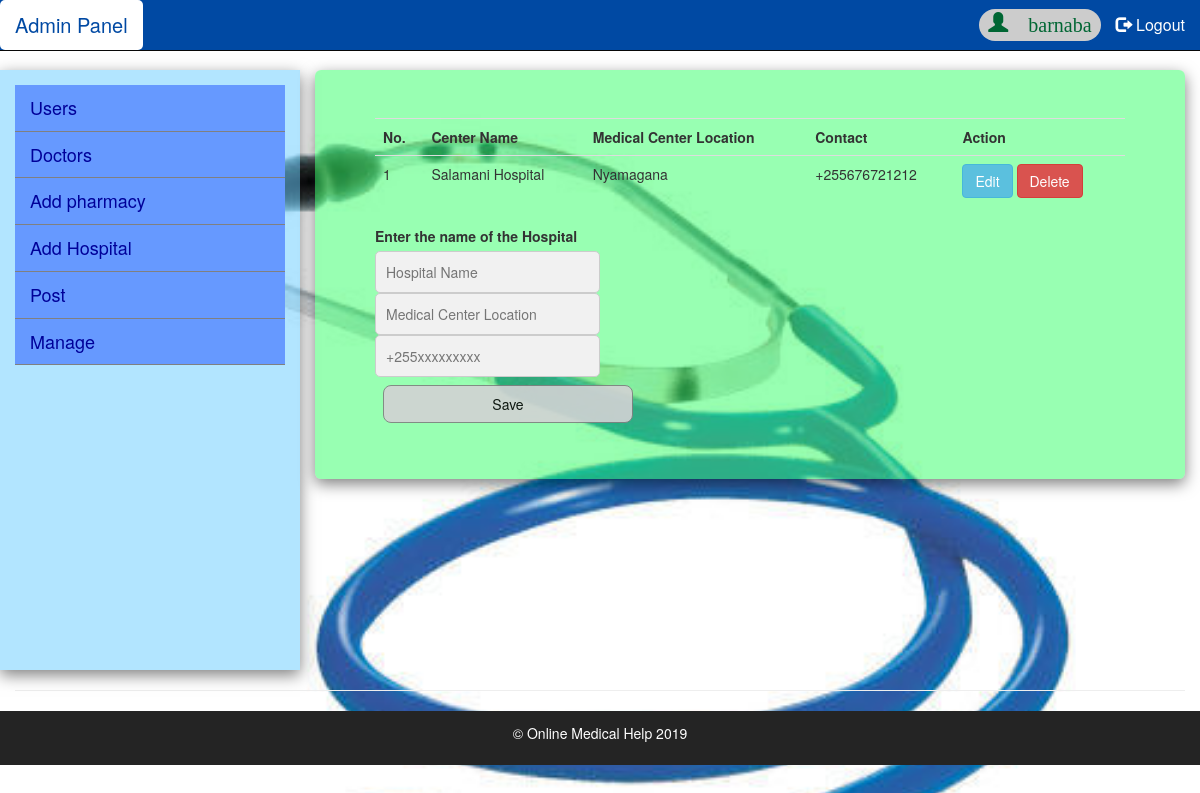
The app's page /Admin/addhospital.php (signed in) with its own data.
### tables this page shows
CREATE TABLE `medicalcenter` (
  `CenterID` int(100) NOT NULL,
  `CenterName` varchar(255) NOT NULL,
  `Location` varchar(30) NOT NULL,
  `Contact` varchar(30) NOT NULL
);

### Admin/addhospital.php (the view, shortened to what this page needs)
<?php
include_once('../phpfiles/loginconn.php');
    $sql = "SELECT * FROM medicalcenter";
    $records =mysqli_query($db, $sql);
    $hupdate=false;
  $hname='';
  $hlocation='';
  $hPnumber='';
?>
<!DOCTYPE html>
<html lang="en" class="allpage">
<head>
  <link rel="stylesheet" href="https://maxcdn.bootstrapcdn.com/bootstrap/3.4.0/css/bootstrap.min.css">
  <link  rel=" stylesheet" type="text/css" href="../css/layout.css" />
  <link  rel=" stylesheet" type="text/css" href="../css/addhospital.css" />
</head>
<body>
<div class="navbar navbar-fixed-top navbar-inverse" role="navigation">
    <div class="container-fluid">
        <div class="navbar-header">
            <a class="active navbar-brand" href="#">Admin Panel</a>
        </div>
        <div class="collapse navbar-collapse">
            <ul class="nav navbar-nav navbar-right">
               <li class="glyphicon glyphicon-user" style="margin-top: 8px; font-size: 20px; color: #006633; cursor: pointer; background-color: #ccc; padding: 9px; border-radius: 20px; padding-top: 3px; ">
                    <?php if (isset($_SESSION['loged'])) {
                        echo $_SESSION['loged'];
                      } ?>
               </li>
                <li><a href="logout.php"><span class="glyphicon glyphicon-log-out"></span> Logout</a></li>
            </ul>
        </div>
    </div>
</div>
<div class="container-fluid">
    <div class="row row-offcanvas row-offcanvas-left">
        <div class="col-xs-6 col-sm-3 sidebar-offcanvas" id="sidebar" role="navigation">
            <?php
                require '../menu/adminsidebar.php';
            ?>
        </div>
        <div class="col-xs-12 col-sm-9">
            <br>
            <div class="jumbotron">
                <table class="table">
                     <tr>
                        <th>No.</th>
                        <th>Center Name</th>
                        <th>Medical Center Location</th>
                        <th>Contact</th>
                        <th>Action</th>
                     </tr>
                    <?php
                    $SNo=1;
                    while ($row = mysqli_fetch_assoc($records)): ?>
                       <tr>
                           <td><?php echo $SNo; ?></td>
                           <td><?php echo $row['CenterName']; ?></td>
                           <td><?php echo $row['Location']; ?></td>
                           <td><?php echo $row['Contact']; ?></td>
                           <td>
                                <a href="addhospital.php?edit=<?php echo $row['CenterID']; ?>" class="btn btn-info">Edit</a>
                                <a href="addhospital.php?delete=<?php echo $row['CenterID']; ?>" class="btn btn-danger">Delete</a>
                           </td>
                       </tr>
                    <?php $SNo++; endwhile; ?>
                </table>
                <form action="" method="POST">
                    <div class="">
                        <label for="Hospital name">Enter the name of the Hospital</label></br>
                        <input type="text" placeholder="Hospital Name" value="<?php echo $hname;?>" name="addcenter" required></br>
                        <input type="text" placeholder="Medical Center Location" value="<?php echo $hlocation;?>" name="addLocation" required></br>
                        <input type="text" placeholder="+255xxxxxxxxx" value="<?php echo $hPnumber;?>" minlength="13" maxlength="13" name="addCont" required></br>
                    </div>
                    <div class="clearfix">
                      <?php if ($hupdate == true): ?>
                        <button type="submit" class="btn btn-primary col-xs-4 col-sm-4 " name="update">Update</button>
                      <?php else: ?>
                         <button type="submit" class="signupbtn col-xs-4 col-sm-4 " name="save">Save</button>
                      <?php endif; ?>
                    </div>
                </form>
            </div>
        </div>
    </div>
    <hr>
</div>
<footer >
         <p>© Online Medical Help 2019</p>
</footer>
</body>
</html>

### css/layout.css (style rules this page uses)
.navbar { background-color: #0049a3; margin-bottom: 0px; }
.navbar-inverse .navbar-brand { color: #fff; font-size: 20px; }
.navbar-right { font-size: 16px; }
.navbar-inverse .navbar-nav li a { color: #fff; }
body { padding-top: 50px; height: 100%; background-image: url("../image/image11.jpg"); background-size: cover; }
footer { text-align: center; background-color: #242424; color: #fff; width: 100%; padding: 12px 12px; margin-bottom: 0px; }
#sidebar { margin-top: 20px; font-size: 18px; padding:15px; height: 600px; background-color: rgba(102,204,255,.5); box-shadow: 0 5px 15px rgba(0,0,0,.5); }
.jumbotron { background-color: rgba(51,255,102,.5); box-shadow: 0 5px 15px rgba(0,0,0,.5); }

### css/addhospital.css (style rules this page uses)
* { box-sizing: border-box }
input[type=text], input[type=password] { width: 30%; padding: 10px; margin:0; display: inline; border: none; background: #f1f1f1; border: 1px solid #ccc; border-radius: 5px; }
button { background-color: #d2d2d4; color: black; padding: 8px 5px; margin: 8px; border: 1px solid grey; cursor: pointer; opacity: 0.9; border-radius: 8px; }

### records on screen
medicalcenter: CenterName "Salamani Hospital", Location "Nyamagana", Contact "+255676721212"

### other values on screen
$_SESSION['loged'] "barnaba"
